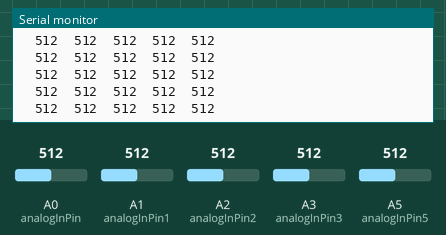
Simulated run of this sketch. Board: Arduino Uno, built with avr-gcc and run on an emulated ATmega328P. Parts: the last lines printed to the serial monitor. The test bench sets the inputs (shaded band); at power-on: A0 (analogInPin) = 512, A1 (analogInPin1) = 512, A2 (analogInPin2) = 512, A3 (analogInPin3) = 512, A5 (analogInPin5) = 512.

Above: at 1.2 s.
1.3 s: A0 (analogInPin) set to 716
At 1.57 s:
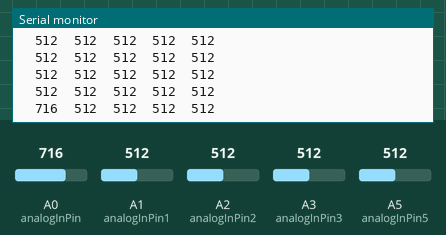
2.8 s: A1 (analogInPin1) set to 716
At 2.98 s:
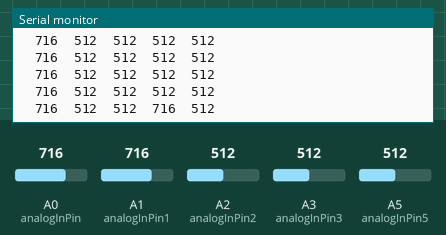
4.3 s: A2 (analogInPin2) set to 716
At 4.39 s:
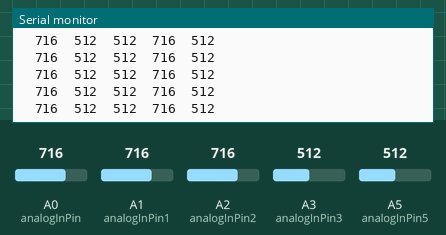
5.8 s: A3 (analogInPin3) set to 716
At 5.8 s:
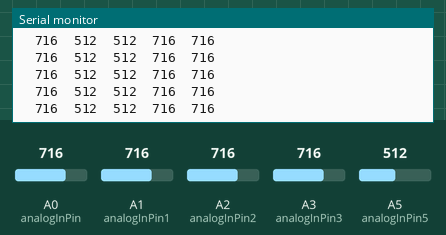
7.3 s: A5 (analogInPin5) set to 716
At 7.41 s:
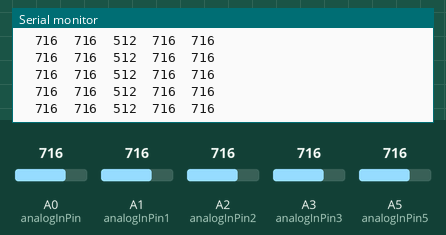
8.8 s: A0 (analogInPin) set to 992
At 8.82 s:
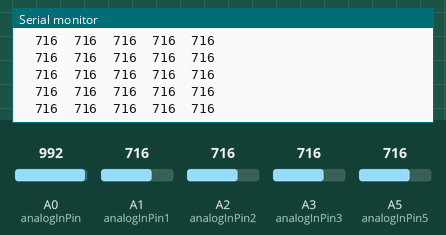
Timing chart, 0 to 11.3 s (numbered marks = the images above; inputs shaded):
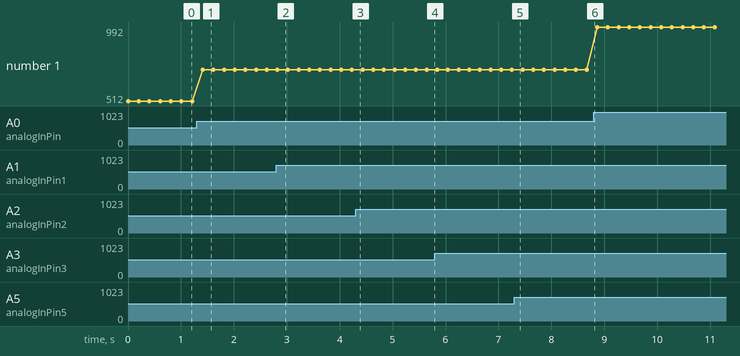

The sketch:

five_sensors_data.ino
```cpp
#include <LiquidCrystal.h>
#include <stdio.h>
// initialize the library with the numbers of the interface pins
// LiquidCrystal lcd(5, 4);--------------------------------------------------------1
// These constants won't change. They're used to give names

const int analogInPin = A0;  // Analog input pin that the potentiometer is attached to

const int analogInPin3 = A3;

const int analogInPin5 = A5;
const int analogInPin2= A2 ;
const int analogInPin1= A1 ;
//const int analogOutPin = 9; // Analog output pin that the LED is attached to

int sensorValue = 0;        // value read from the pot
int outputValue = 0;        // value output to the PWM (analog out)

int sensorValue3 = 0;        // value read from the pot
int outputValue3 = 0;        // value output to the PWM (analog out)

int sensorValue5 = 0;
int sensorValue1 = 0;
int sensorValue2 = 0;
int i=0;
void setup() {
  // initialize serial communications at 9600 bps:
 // lcd.begin(16, 2);----------------------------------------------------------------2
  Serial.begin(9600);
}

void loop() {
  // read the analog in value:


  sensorValue = analogRead(analogInPin);
  sensorValue3 = analogRead(analogInPin3);
  sensorValue5 = analogRead(analogInPin5);
  sensorValue1= analogRead(analogInPin1);
  sensorValue2= analogRead(analogInPin2);
  // map it to the range of the analog out:
  outputValue = map(sensorValue, 0, 1023, 0, 255);
  outputValue3 = map(sensorValue3, 0, 1023, 0, 255);
  // change the analog out value:
//analogWrite(analogOutPin, outputValue);
  // print the results to the Serial Monitor:
/**** the following is the code to check if we can print the string directly
   char buffer[50];
   i=sprintf(buffer, "sensor0 = %s sensor3 = %s",sensorValue,sensorValue3);
   for(int l= 0; l<=i; l++)
   Serial.print(buffer[l]); ****/
Serial.print("\t");
Serial.print(sensorValue);
Serial.print("\t");
Serial.print(sensorValue3);
Serial.print("\t");
Serial.print(sensorValue5);
Serial.print("\t");
Serial.print(sensorValue1);
Serial.print("\t");
Serial.println(sensorValue2);
delay(200);

//  char *k=sprintf();
//  Serial.print(k);
//  Serial.print(sensorValue);
////  Serial.print("\t output = ");
////  Serial.println(outputValue);
//
//  Serial.print(" sensor3 = ");
//  Serial.println(sensorValue3);
//Serial.print("\t output = ");
//Serial.println(outputValue);
  // Prints and move the cursor to the new line. That's the only difference between serial.println and print
  // wait 2 milliseconds before the next loop for the analog-to-digital
  // converter to settle after the last reading:

}

/* The following program is for LCD display of the sensor value which is converted after ADC *
 *
lcd.clear();
lcd.print("Soil Moisture:");// print the results to the LCD Display:
sensorValue = analogRead(analogInPin);// read the analog in value:
lcd.setCursor(0, 1);
lcd.print(sensorValue);
// wait 300 milliseconds before the next loop for the
//analog-to-digital converter to settle after the last reading:
delay(300);

lcd.clear();
lcd.print("ADC value:");// print the results to the LCD Display:
sensorValue = analogRead(analogInPin);// read the analog in value:
lcd.setCursor(0, 1);
lcd.print(outputValue);


https://www.baldengineer.com/when-do-you-use-the-arduinos-to-use-serial-flush.html


Serial.flush()
I twill wait for the serial communication such as print statement to send the information and then concludes once the communication is established.


The following is the program whenyou aretrying to clear the receiving  buffer.

while(Serial.available())
  Serial.read();


Serial.write()

Writes binary data to the serial port. This data is sent as a byte or series of bytes; to send the characters representing the digits of a number use the print() function instead.

Serial.print()

Prints data to the serial port as human-readable ASCII text.
It's good to use serial.print or println


https://petrimaki.com/2013/04/28/reading-arduino-serial-ports-in-windows-7/


Reading data from the computer and printing that to the system


It may be because the port is busy and reload the program into Arduino board and then perform the python serial read. That should be good enough


*/
```

Measured:
- after the input at 1.3 s, the serial monitor: prints a new line after 0.11 s (image 1)
- after the input at 2.8 s, the serial monitor: prints a new line at once (image 2)
- plotted number 1: 512 → 716 after the input at 1.3 s, 716 → 992 after the input at 8.8 s
